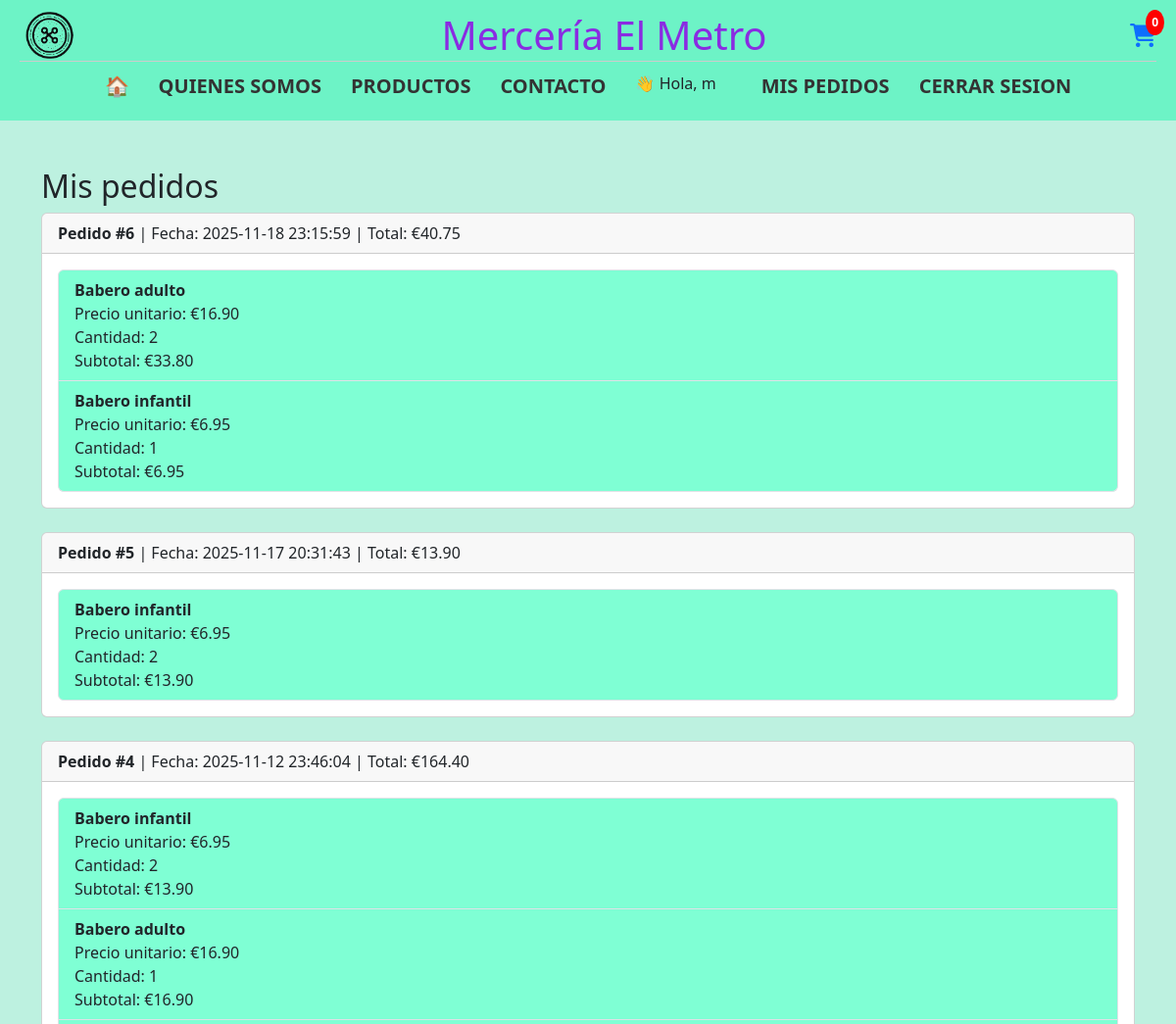
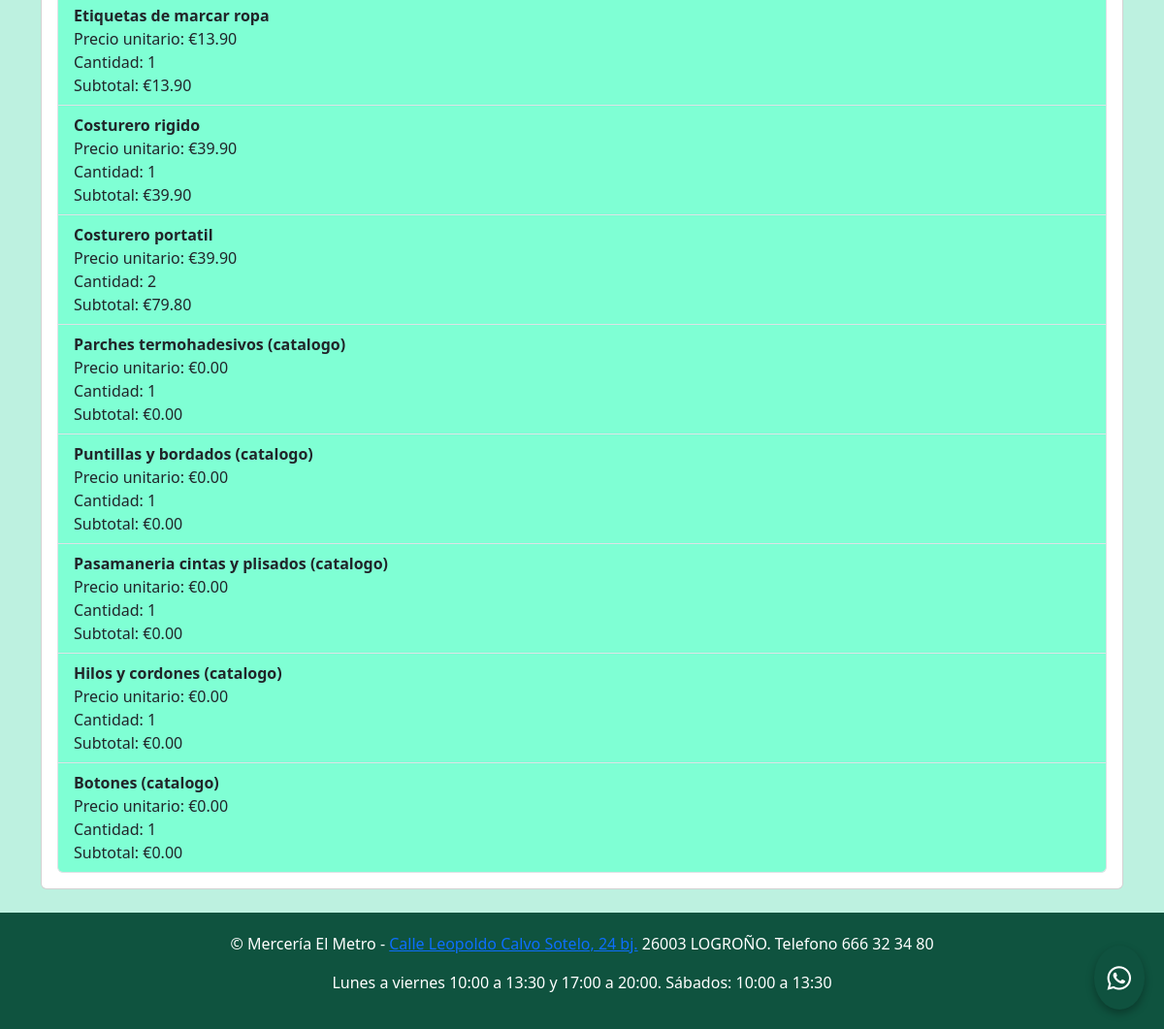
Page /misPedidos.php (signed in) on the committed database (2 pictures, top to bottom).
### tables this page shows
CREATE TABLE `pedidos` (
  `id` int(11) NOT NULL,
  `usuario_id` int(11) NOT NULL,
  `fecha` timestamp NOT NULL DEFAULT current_timestamp(),
  `total` decimal(10,2) NOT NULL
);

CREATE TABLE `pedido_detalles` (
  `id` int(11) NOT NULL,
  `pedido_id` int(11) NOT NULL,
  `producto_id` int(11) NOT NULL,
  `cantidad` int(11) NOT NULL,
  `precio_unitario` decimal(10,2) NOT NULL
);

CREATE TABLE `productos` (
  `id` int(11) NOT NULL,
  `nombre` varchar(255) NOT NULL,
  `descripcion` text DEFAULT NULL,
  `categoria` varchar(100) NOT NULL,
  `precio` decimal(10,2) NOT NULL,
  `imagen` varchar(255) DEFAULT NULL,
  `fecha_creacion` timestamp NOT NULL DEFAULT current_timestamp()
);

### misPedidos.php (the view, shortened to what this page needs)
<!DOCTYPE html>
<html lang="es">
<head>
    <?php include 'head.php'; ?>
</head>
<body>
    <?php include 'header.php'; ?>
<?php
require 'admin/db.php';
$usuario_id = $_SESSION['usuario_id'] ?? null;
$stmt = $conn->prepare("SELECT id, fecha, total FROM pedidos WHERE usuario_id = ? ORDER BY fecha DESC");
$stmt->bind_param("i", $usuario_id);
$stmt->execute();
$pedidos = $stmt->get_result();
?>
    <main class="container mt-5">
        <h2>Mis pedidos</h2>
        <?php if ($pedidos->num_rows === 0): ?>
            <p>No has realizado ningún pedido todavía.</p>
        <?php else: ?>
            <?php while ($pedido = $pedidos->fetch_assoc()): ?>
                <div class="card mb-4 no-hover">
                    <div class="card-header">
                        <strong>Pedido #<?php echo $pedido['id']; ?></strong>
                        | Fecha: <?php echo $pedido['fecha']; ?>
                        | Total: €<?php echo number_format($pedido['total'], 2); ?>
                    </div>
                    <div class="card-body">
                        <ul class="list-group">
                            <?php
                            $stmt_det = $conn->prepare("
                                SELECT pd.producto_id, pd.cantidad, pd.precio_unitario, p.nombre
                                FROM pedido_detalles pd
                                JOIN productos p ON pd.producto_id = p.id
                                WHERE pd.pedido_id = ?
                            ");
                            $stmt_det->bind_param("i", $pedido['id']);
                            $stmt_det->execute();
                            $detalles = $stmt_det->get_result();
                            while ($detalle = $detalles->fetch_assoc()):
                                $subtotal = $detalle['cantidad'] * $detalle['precio_unitario'];
                            ?>
                                <li class="list-group-item d-flex justify-content-between align-items-center">
                                    <div>
                                        <strong><?php echo htmlspecialchars($detalle['nombre']); ?></strong><br>
                                        Precio unitario: €<?php echo number_format($detalle['precio_unitario'], 2); ?><br>
                                        Cantidad: <?php echo $detalle['cantidad']; ?><br>
                                        Subtotal: €<?php echo number_format($subtotal, 2); ?>
                                    </div>
                                </li>
                            <?php endwhile; ?>
                        </ul>
                    </div>
                </div>
            <?php endwhile; ?>
        <?php endif; ?>
    </main>
    <?php include 'footer.php'; ?>
</body>
</html>

### head.php (shortened to what this page needs)
<head>
  <link href="https://cdn.jsdelivr.net/npm/bootstrap@5.3.0/dist/css/bootstrap.min.css" rel="stylesheet">
  <link rel="stylesheet" href="css/index.css">
  <link rel="stylesheet" href="css/inicSesion.css">
  <link rel="stylesheet" href="https://cdnjs.cloudflare.com/ajax/libs/font-awesome/6.4.0/css/all.min.css">
</head>

### header.php (shortened to what this page needs)
<?php
$contador_carrito = count($_SESSION['carrito']);
?>
<header class="header">
    <div class="top-bar">
        <div class="logo">
            <a href="index.php">
                <img src="img/logo.png" alt="Logo de la tienda">
            </a>
        </div>
        <h1 class="titulo">Mercería El Metro</h1>
        <div class="carrito">
            <a href="carrito.php">
                <i class="fas fa-shopping-cart"></i>
                <span class="contador"><?php echo $contador_carrito; ?></span>
            </a>
        </div>
    </div>
    <nav class="menu">
        <ul>
            <li><a href="index.php">🏠</a></li>
            <li><a href="descripcion.php">QUIENES SOMOS</a></li>
            <li><a href="productos.php">PRODUCTOS</a></li>
            <li><a href="#contacto">CONTACTO</a></li>
            <?php if (isset($_SESSION['usuario_nombre'])): ?>
                <li><span class="me-3">👋 Hola,
                        <?php echo htmlspecialchars($_SESSION['usuario_nombre']); ?></span></li>
                <li><a href="misPedidos.php" class="">MIS PEDIDOS</a></li>
                <li><a href="logout.php" class="">CERRAR SESION</a></li>
            <?php else: ?>
                <li><a href="iniSesion.php" class="">INICIAR SESION</a></li>
            <?php endif; ?>
        </ul>
    </nav>
</header>

### footer.php (shortened to what this page needs)
<footer class="footer">
    <p id="contacto">&copy; Mercería El Metro - <a
            href="https://www.google.com/maps/place/Merceria+El+Metro/@42.4639176,-2.4418606,16z/data=!3m1!4b1!4m6!3m5!1s0xd5aab48dea669a1:0x776c991d9a1c3ddc!8m2!3d42.4639176!4d-2.4418606!16s%2Fg%2F11c2ppkxnn?entry=ttu&g_ep=EgoyMDI1MDgxOC4wIKXMDSoASAFQAw%3D%3D">Calle
            Leopoldo Calvo Sotelo, 24 bj.</a> 26003 LOGROÑO. Telefono 666 32 34 80</p>
    <p>Lunes a viernes 10:00 a 13:30 y 17:00 a 20:00. Sábados: 10:00 a 13:30</p>
    <a href="https://wa.me/34666323480" class="whatsapp-float" target="_blank" aria-label="Chat en WhatsApp">
        <i class="fab fa-whatsapp"></i>
    </a>
</footer>

### css/index.css (style rules this page uses)
.header { width: 100%; padding: 10px 20px; box-sizing: border-box; background-color: rgb(109, 243, 198); }
.top-bar { display: flex; justify-content: space-between; align-items: center; flex-wrap: wrap; gap: 20px; }
.logo img { max-width: 60px; height: auto; }
.titulo { flex: 1; text-align: center; font-size: 40px; margin: 0; color: blueviolet; }
.carrito { position: relative; font-size: 24px; }
.contador { position: absolute; top: -8px; right: -8px; background: red; color: white; font-size: 12px; font-weight: bold; padding: 4px 6px; border-radius: 50%; }
.menu ul { display: flex; justify-content: center; gap: 30px; list-style: none; padding: 10px 0; margin: 0; border-top: 1px solid #ccc; transition: gap 0.3s ease-in-out; }
.menu ul li a { transition: font-size 0.3s ease-in-out; }
.menu a { text-decoration: none; color: #333; font-weight: bold; }
body { background-color: rgb(189, 241, 224); }
.card { transition: all 0.3s ease-in-out; }
.footer { padding: 20px; background-color: rgb(15, 83, 63); color: white; text-align: center; }
@media (min-width: 1025px) { .menu ul li a { font-size: 20px; } }

### css/inicSesion.css (style rules this page uses)
.whatsapp-float { position: fixed; bottom: 20px; right: 20px; background-color: #0f523f; color: white ; font-size: 28px; padding: 12px 14px; border-radius: 50%; box-shadow: 0 4px 8px rgba(0,0,0,0.3); z-index: 1000; text-decoration: none; transition: transform 0.3s ease; }
.list-group-item { background-color: aquamarine; }

### rows in the picture
pedidos: id "6", fecha "2025-11-18 23:15:59", total "40.75"
pedido_detalles: producto.nombre "Babero adulto", precio_unitario "16.90", cantidad "2", subtotal "33.80"
pedido_detalles: producto.nombre "Babero infantil", precio_unitario "6.95", cantidad "1"
pedidos: id "5", fecha "2025-11-17 20:31:43", total "13.90"
pedido_detalles: producto.nombre "Babero infantil", precio_unitario "6.95", cantidad "2", subtotal "13.90"
pedidos: id "4", fecha "2025-11-12 23:46:04", total "164.40"
pedido_detalles: producto.nombre "Babero infantil", precio_unitario "6.95", cantidad "2", subtotal "13.90"
pedido_detalles: producto.nombre "Babero adulto", precio_unitario "16.90", cantidad "1"
pedido_detalles: producto.nombre "Etiquetas de marcar ropa", precio_unitario "13.90", cantidad "1"
pedido_detalles: producto.nombre "Costurero rigido", precio_unitario "39.90", cantidad "1"
pedido_detalles: producto.nombre "Costurero portatil", precio_unitario "39.90", cantidad "2", subtotal "79.80"
pedido_detalles: producto.nombre "Parches termohadesivos (catalogo)", precio_unitario "0.00", cantidad "1"
pedido_detalles: producto.nombre "Puntillas y bordados (catalogo)", precio_unitario "0.00", cantidad "1"
pedido_detalles: producto.nombre "Pasamaneria cintas y plisados (catalogo)", precio_unitario "0.00", cantidad "1"
pedido_detalles: producto.nombre "Hilos y cordones (catalogo)", precio_unitario "0.00", cantidad "1"
pedido_detalles: producto.nombre "Botones (catalogo)", precio_unitario "0.00", cantidad "1"

### other values in the picture
$contador_carrito "0"
$_SESSION['usuario_nombre'] "m"
